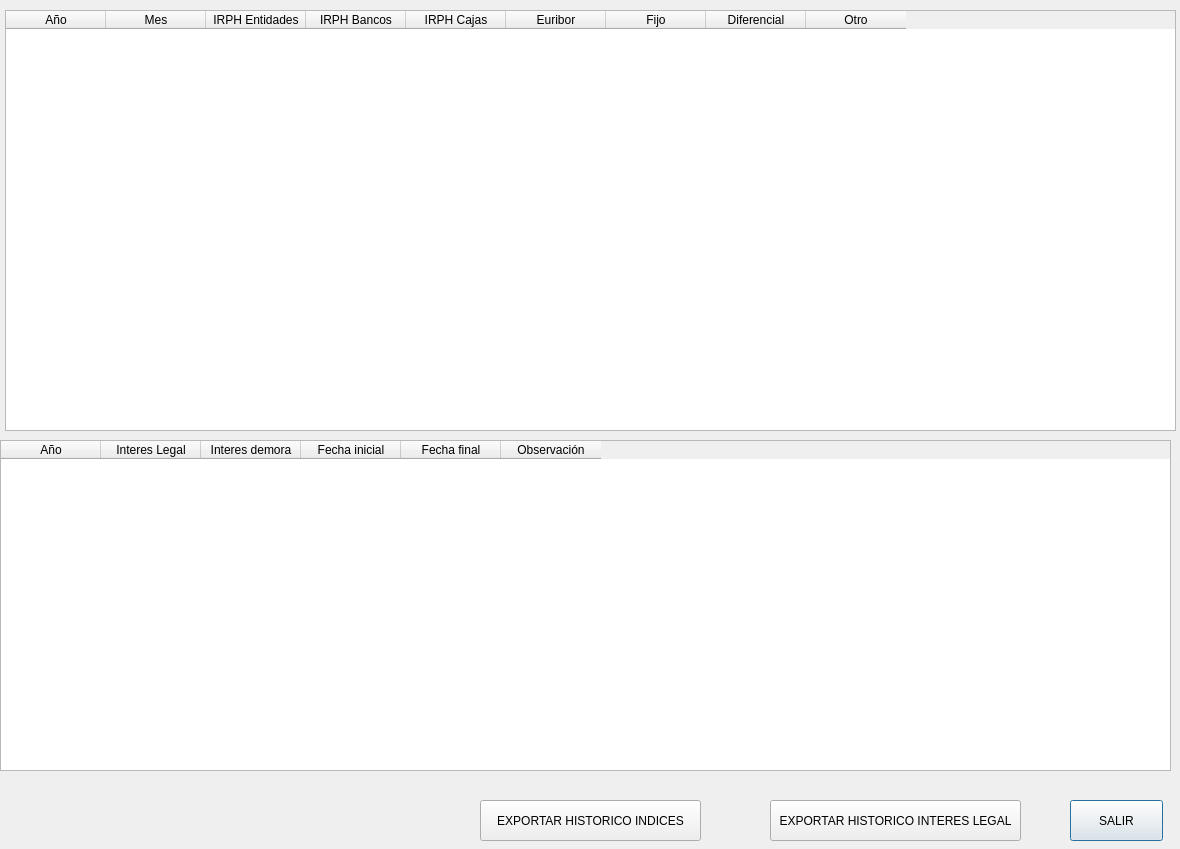
<?xml version="1.0" encoding="UTF-8"?>
<ui version="4.0">
 <class>Dialog</class>
 <widget class="QDialog" name="Dialog">
  <property name="geometry">
   <rect>
    <x>0</x>
    <y>0</y>
    <width>1180</width>
    <height>849</height>
   </rect>
  </property>
  <property name="windowTitle">
   <string>Dialog</string>
  </property>
  <widget class="QTableWidget" name="tableWidget_indices">
   <property name="geometry">
    <rect>
     <x>5</x>
     <y>10</y>
     <width>1171</width>
     <height>421</height>
    </rect>
   </property>
   <column>
    <property name="text">
     <string>Año</string>
    </property>
   </column>
   <column>
    <property name="text">
     <string>Mes</string>
    </property>
   </column>
   <column>
    <property name="text">
     <string>IRPH Entidades</string>
    </property>
   </column>
   <column>
    <property name="text">
     <string>IRPH Bancos</string>
    </property>
   </column>
   <column>
    <property name="text">
     <string>IRPH Cajas</string>
    </property>
   </column>
   <column>
    <property name="text">
     <string>Euribor</string>
    </property>
   </column>
   <column>
    <property name="text">
     <string>Fijo</string>
    </property>
   </column>
   <column>
    <property name="text">
     <string>Diferencial</string>
    </property>
   </column>
   <column>
    <property name="text">
     <string>Otro</string>
    </property>
   </column>
  </widget>
  <widget class="QTableWidget" name="tableWidget_2">
   <property name="geometry">
    <rect>
     <x>0</x>
     <y>440</y>
     <width>1171</width>
     <height>331</height>
    </rect>
   </property>
   <column>
    <property name="text">
     <string>Año</string>
    </property>
   </column>
   <column>
    <property name="text">
     <string>Interes Legal</string>
    </property>
   </column>
   <column>
    <property name="text">
     <string>Interes demora</string>
    </property>
   </column>
   <column>
    <property name="text">
     <string>Fecha inicial</string>
    </property>
   </column>
   <column>
    <property name="text">
     <string>Fecha final</string>
    </property>
   </column>
   <column>
    <property name="text">
     <string>Observación</string>
    </property>
   </column>
  </widget>
  <widget class="QPushButton" name="pushButton_1">
   <property name="geometry">
    <rect>
     <x>1070</x>
     <y>800</y>
     <width>93</width>
     <height>41</height>
    </rect>
   </property>
   <property name="text">
    <string>SALIR</string>
   </property>
  </widget>
  <widget class="QPushButton" name="pushButton_2">
   <property name="geometry">
    <rect>
     <x>770</x>
     <y>800</y>
     <width>251</width>
     <height>41</height>
    </rect>
   </property>
   <property name="text">
    <string>EXPORTAR HISTORICO INTERES LEGAL</string>
   </property>
  </widget>
  <widget class="QPushButton" name="pushButton_3">
   <property name="geometry">
    <rect>
     <x>480</x>
     <y>800</y>
     <width>221</width>
     <height>41</height>
    </rect>
   </property>
   <property name="text">
    <string>EXPORTAR HISTORICO INDICES</string>
   </property>
  </widget>
 </widget>
 <resources/>
 <connections/>
</ui>
